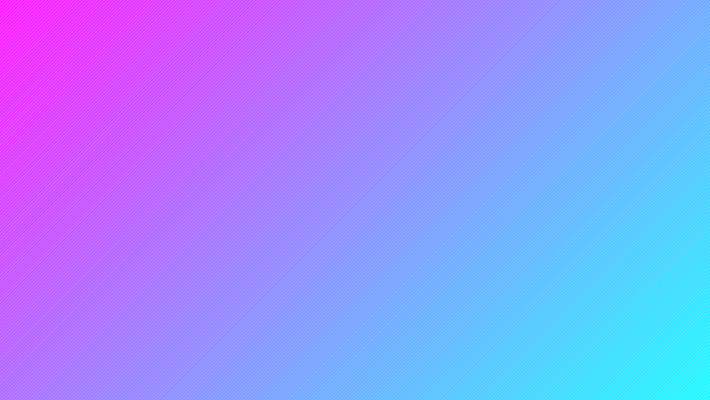
Frame 1 (no input)
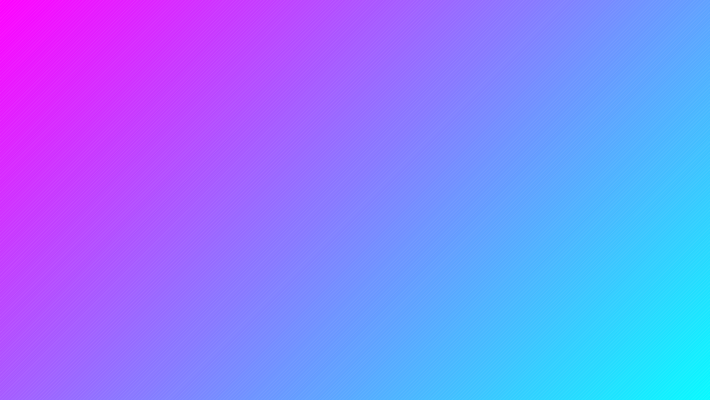
Frame 2 (the mouse pressed at the canvas centre, redrawn once)

The p5.js sketch that drew these frames (run headless with seeded random() and noise() and a simulated clock; the mouse was pressed at the canvas centre and the sketch redrawn once):

// p5.js sketch
// ── sketch.js
// Constants
let b1, b2;

function setup() {
    createCanvas(710, 400);

    // Define colors
    b1 = color(255, 0, 255);
    b2 = color(0, 255, 255);

    noLoop();
}

function draw() {
    // Background
    setGradient(-width / 2, 0, width * 2, height * 2, b1, b2);
}

function setGradient(x, y, w, h, c1, c2) {
    noFill();

    rotate(-PI / 4);

    for (let i = y; i <= y + h; i++) {
        let inter = map(i, y, y + h, 0, 1);
        let c = lerpColor(c1, c2, inter);
        stroke(c);
        line(x, i, x + w, i);
    }
}
